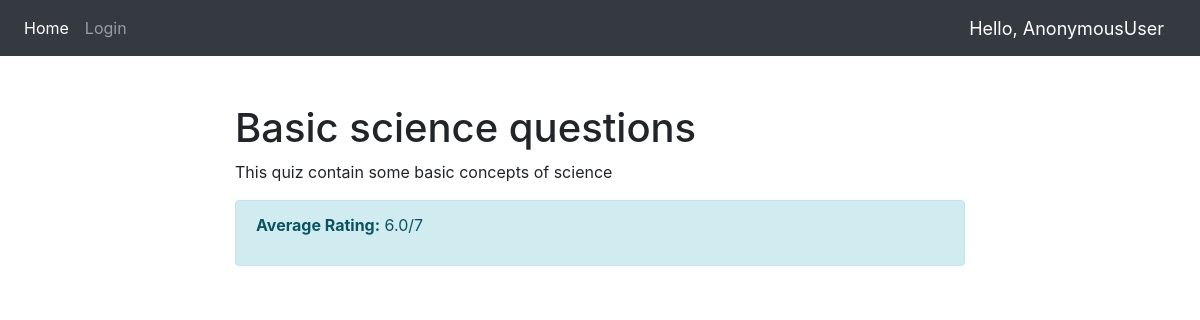
Screenshot of /quizDetail/3/ with the database file from the repository.
### Quiz/models.py (models this page shows, shortened)
class Quiz(models.Model):
    title=models.CharField(max_length=100,unique=True)
    description=models.CharField(max_length=300,blank=True)
    category=models.CharField(max_length=100,unique=True)

### Quiz/views.py (the view)
# urls.py: path('quizDetail/<int:quiz_id>/', QuizDetail, name='quizDetail'),
def QuizDetail(request, quiz_id):
    quiz = Quiz.objects.get(pk=quiz_id)
    average_rating = Rating.objects.filter(quiz=quiz).aggregate(Avg('rating'))['rating__avg']
    return render(request, 'Quiz/quizDetail.html', {'quiz': quiz, 'average_rating': average_rating})

### Quiz/templates/Quiz/quizDetail.html
{% extends 'base.html' %}
{% block content %}
<div class="container mt-5">
    <div class="row">
        <div class="col-md-8 offset-md-2">
            <h1>{{ quiz.title }}</h1>
            <p>{{ quiz.description }}</p>
            <div class="alert alert-info">
                {% if average_rating %}
                <p><strong>Average Rating:</strong> {{ average_rating|floatformat:1 }}/7</p>
                {% else %}
                <p><strong>No ratings yet.</strong></p>
                {% endif %}
            </div>
        </div>
    </div>
</div>
{% endblock %}

### rows the page displays
Quiz: title "Basic science questions", description "This quiz contain some basic concepts of science"

### other values shown
{{ request.user }} "AnonymousUser"
{{ average_rating|floatformat:1 }} "6.0"
